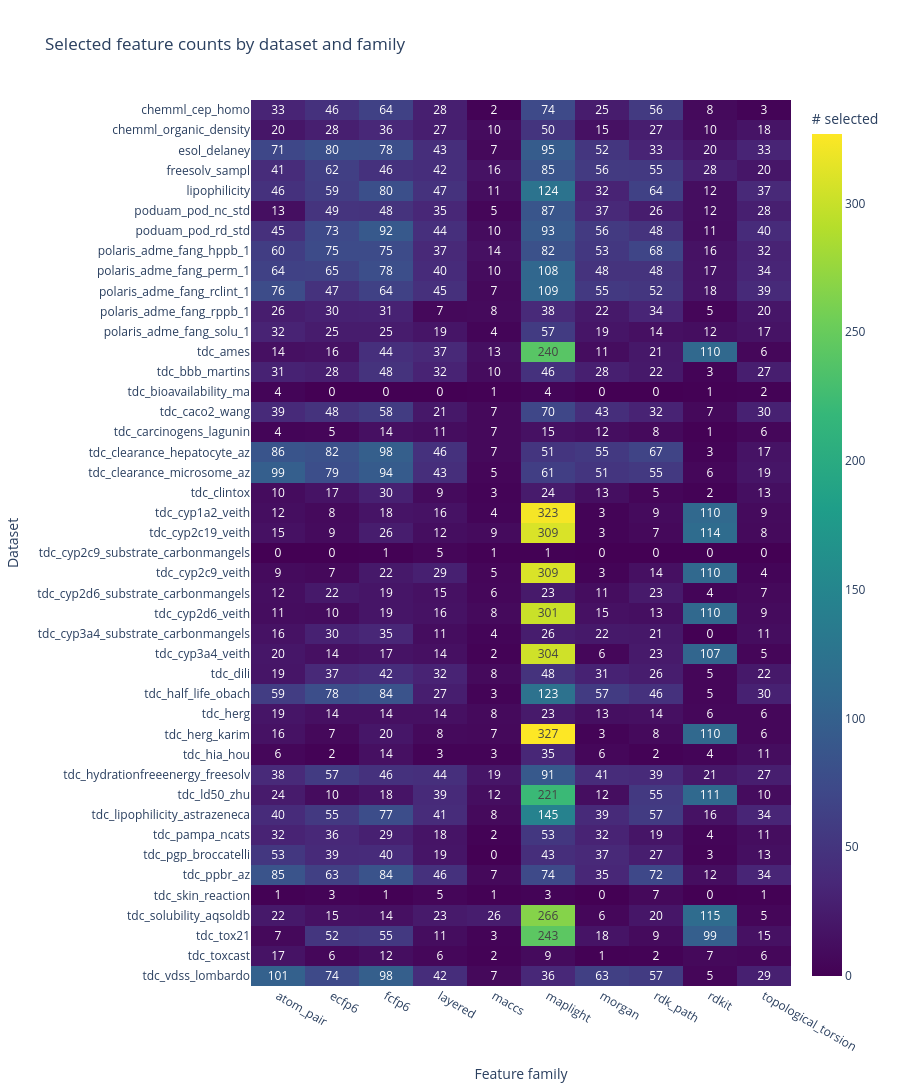
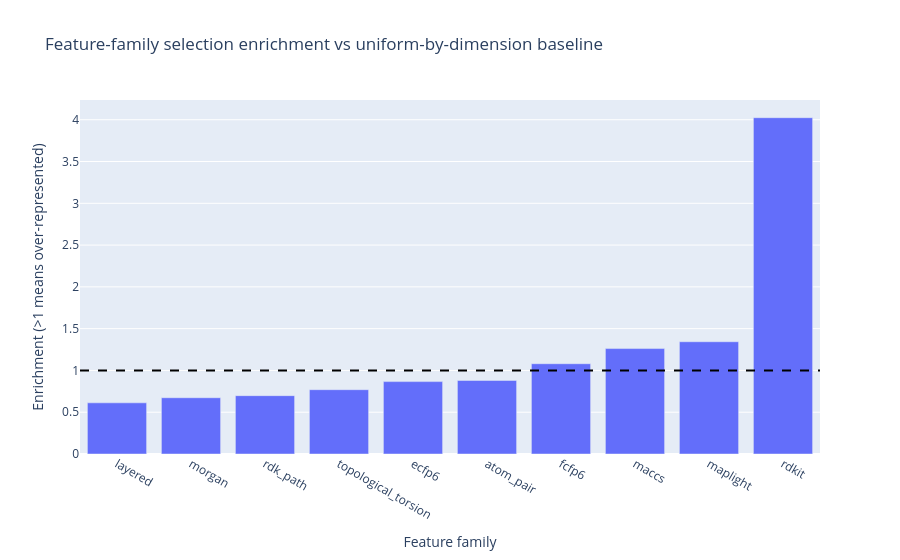

Source (notebook cell) for these figures, in order:
### Code cell
# Feature-family representation analysis from selector outputs

feature_family_drop_presence_threshold = 0.20
feature_family_drop_enrichment_threshold = 0.25
feature_family_drop_selected_total_threshold = 25
feature_family_watch_enrichment_threshold = 0.35


def feature_family_from_name(feature_name):
    name = str(feature_name or "")
    if name.startswith("morgan_bit_"):
        return "morgan"
    if name.startswith("ecfp6_bit_"):
        return "ecfp6"
    if name.startswith("fcfp6_bit_"):
        return "fcfp6"
    if name.startswith("layered_bit_"):
        return "layered"
    if name.startswith("atom_pair_bit_"):
        return "atom_pair"
    if name.startswith("topological_torsion_bit_"):
        return "topological_torsion"
    if name.startswith("rdk_path_bit_"):
        return "rdk_path"
    if name.startswith("maccs_bit_"):
        return "maccs"
    if name.startswith("rdkit_"):
        return "rdkit"
    if (
        name.startswith("maplight_morgan_")
        or name.startswith("avalon_count_")
        or name.startswith("erg_")
        or name.startswith("maplight_desc_")
    ):
        return "maplight"
    return "other"


def infer_feature_col(frame):
    return pick_column(frame.columns, ["feature", "Feature", "name"])


def infer_magnitude_col(frame):
    if "abs_coefficient" in frame.columns:
        return "abs_coefficient"
    if "importance" in frame.columns:
        return "importance"
    if "coefficient" in frame.columns:
        return "coefficient"
    return None


selector_rows = []
missing_selector_artifacts = []
for dataset_dir in sorted([p for p in RUN_DIR.iterdir() if p.is_dir()]):
    dataset_name = dataset_dir.name
    selected_path = dataset_dir / "selected_features.csv"
    coeff_path = dataset_dir / "selector_coefficients.csv"
    if not selected_path.exists() or not coeff_path.exists():
        missing_selector_artifacts.append(dataset_name)
        continue

    try:
        selected_df = pd.read_csv(selected_path)
        coeff_df = pd.read_csv(coeff_path)
    except Exception as exc:
        missing_selector_artifacts.append(f"{dataset_name} ({type(exc).__name__})")
        continue

    feature_col = infer_feature_col(coeff_df)
    if feature_col is None:
        missing_selector_artifacts.append(f"{dataset_name} (no feature column)")
        continue

    selected_feature_col = infer_feature_col(selected_df)
    selected_set = set()
    if selected_feature_col is not None:
        selected_set = set(selected_df[selected_feature_col].astype(str).tolist())

    coeff_work = coeff_df.copy()
    coeff_work["feature"] = coeff_work[feature_col].astype(str)
    coeff_work["feature_family"] = coeff_work["feature"].map(feature_family_from_name)
    coeff_work["is_selected"] = coeff_work["feature"].isin(selected_set)

    magnitude_col = infer_magnitude_col(coeff_work)
    if magnitude_col is None:
        coeff_work["feature_magnitude"] = np.nan
    elif magnitude_col == "coefficient":
        coeff_work["feature_magnitude"] = pd.to_numeric(coeff_work[magnitude_col], errors="coerce").abs()
    else:
        coeff_work["feature_magnitude"] = pd.to_numeric(coeff_work[magnitude_col], errors="coerce")

    grouped = coeff_work.groupby("feature_family", dropna=False)
    for family_name, family_df in grouped:
        selected_mask = family_df["is_selected"].astype(bool)
        selector_rows.append(
            {
                "dataset": dataset_name,
                "feature_family": str(family_name),
                "available_features": int(len(family_df)),
                "selected_features": int(selected_mask.sum()),
                "selected_magnitude_sum": float(
                    family_df.loc[selected_mask, "feature_magnitude"].fillna(0.0).sum()
                ),
            }
        )

if not selector_rows:
    display_note("No selector feature artifacts were found in this run; skipping feature-family representation analysis.")
else:
    selector_family_df = pd.DataFrame(selector_rows)

    family_summary = (
        selector_family_df.groupby("feature_family", dropna=False)
        .agg(
            datasets_with_family=("dataset", "nunique"),
            datasets_selected=("selected_features", lambda s: int((pd.to_numeric(s, errors="coerce").fillna(0) > 0).sum())),
            available_features_total=("available_features", "sum"),
            selected_features_total=("selected_features", "sum"),
            mean_selected_per_dataset=("selected_features", "mean"),
            median_selected_per_dataset=("selected_features", "median"),
            selected_magnitude_total=("selected_magnitude_sum", "sum"),
        )
        .reset_index()
    )

    family_summary["dataset_presence_rate"] = family_summary["datasets_selected"] / family_summary["datasets_with_family"].replace(0, np.nan)
    family_summary["selection_rate"] = family_summary["selected_features_total"] / family_summary["available_features_total"].replace(0, np.nan)

    total_available = float(family_summary["available_features_total"].sum())
    total_selected = float(family_summary["selected_features_total"].sum())
    total_magnitude = float(family_summary["selected_magnitude_total"].sum())

    if total_available > 0 and total_selected > 0:
        family_summary["expected_selected_if_uniform"] = family_summary["available_features_total"] / total_available * total_selected
        family_summary["enrichment_vs_uniform"] = family_summary["selected_features_total"] / family_summary["expected_selected_if_uniform"].replace(0, np.nan)
    else:
        family_summary["expected_selected_if_uniform"] = np.nan
        family_summary["enrichment_vs_uniform"] = np.nan

    family_summary["selected_share"] = family_summary["selected_features_total"] / max(total_selected, 1.0)
    family_summary["selected_magnitude_share"] = family_summary["selected_magnitude_total"] / max(total_magnitude, 1.0)

    family_summary = family_summary.sort_values(["selected_features_total", "selection_rate"], ascending=[False, False]).reset_index(drop=True)

    display_note("### Feature-Family Representation In Selected Features")
    display(family_summary)

    selected_heatmap = (
        selector_family_df.pivot_table(
            index="dataset",
            columns="feature_family",
            values="selected_features",
            aggfunc="sum",
            fill_value=0,
        )
        .sort_index()
    )

    fig = px.imshow(
        selected_heatmap,
        aspect="auto",
        color_continuous_scale="Viridis",
        labels={"x": "Feature family", "y": "Dataset", "color": "# selected"},
        title="Selected feature counts by dataset and family",
        text_auto=True,
    )
    fig.update_layout(height=max(420, 45 * len(selected_heatmap.index)))
    fig.show()

    enrich_plot_df = family_summary.sort_values("enrichment_vs_uniform", ascending=True)
    fig = px.bar(
        enrich_plot_df,
        x="feature_family",
        y="enrichment_vs_uniform",
        hover_data=["selected_features_total", "available_features_total", "dataset_presence_rate", "selection_rate"],
        title="Feature-family selection enrichment vs uniform-by-dimension baseline",
    )
    fig.add_hline(y=1.0, line_dash="dash", line_color="black")
    fig.update_layout(xaxis_title="Feature family", yaxis_title="Enrichment (>1 means over-represented)")
    fig.show()

    drop_candidates = family_summary.loc[
        (family_summary["dataset_presence_rate"].fillna(0.0) <= float(feature_family_drop_presence_threshold))
        & (family_summary["enrichment_vs_uniform"].fillna(np.inf) <= float(feature_family_drop_enrichment_threshold))
        & (family_summary["selected_features_total"].fillna(0.0) <= float(feature_family_drop_selected_total_threshold))
    ].copy()

    watchlist = family_summary.loc[
        (family_summary["enrichment_vs_uniform"].fillna(np.inf) <= float(feature_family_watch_enrichment_threshold))
        & (family_summary["dataset_presence_rate"].fillna(0.0) >= 0.5)
    ].copy()

    if drop_candidates.empty:
        display_note(
            "No feature family met the strict drop-candidate rule in this run. "
            "That means no family looked both rare across datasets and consistently unselected."
        )
    else:
        display_note("### Suggested drop candidates (strict rule)")
        display(
            drop_candidates[[
                "feature_family",
                "datasets_selected",
                "datasets_with_family",
                "dataset_presence_rate",
                "selected_features_total",
                "available_features_total",
                "selection_rate",
                "enrichment_vs_uniform",
            ]].sort_values(["dataset_presence_rate", "selected_features_total"], ascending=[True, True]).reset_index(drop=True)
        )

    if not watchlist.empty:
        display_note("### Watchlist: under-enriched but still used across many datasets")
        display(
            watchlist[[
                "feature_family",
                "datasets_selected",
                "datasets_with_family",
                "dataset_presence_rate",
                "selected_features_total",
                "available_features_total",
                "selection_rate",
                "enrichment_vs_uniform",
            ]].sort_values("enrichment_vs_uniform", ascending=True).reset_index(drop=True)
        )

    if missing_selector_artifacts:
        display_note(
            "Selector artifacts were missing for some datasets and were excluded from this section: "
            + ", ".join(sorted(set(missing_selector_artifacts)))
        )

### Figure 1 — Plotly figure (JSON) as saved in the notebook; plotly's stock layout.template omitted (floating-point values rounded to 4 significant figures; data arrays with more than 128 entries replaced by an {"elided": "..."} marker saying what was removed)
{"data": [{"coloraxis": "coloraxis", "hovertemplate": "Feature family: %{x}<br>Dataset: %{y}<br># selected: %{z}<extra></extra>", "name": "0", "texttemplate": "%{z}", "type": "heatmap", "x": ["atom_pair", "ecfp6", "fcfp6", "layered", "maccs", "maplight", "morgan", "rdk_path", "rdkit", "topological_torsion"], "xaxis": "x", "y": ["chemml_cep_homo", "chemml_organic_density", "esol_delaney", "freesolv_sampl", "lipophilicity", "poduam_pod_nc_std", "poduam_pod_rd_std", "polaris_adme_fang_hppb_1", "polaris_adme_fang_perm_1", "polaris_adme_fang_rclint_1", "polaris_adme_fang_rppb_1", "polaris_adme_fang_solu_1", "tdc_ames", "tdc_bbb_martins", "tdc_bioavailability_ma", "tdc_caco2_wang", "tdc_carcinogens_lagunin", "tdc_clearance_hepatocyte_az", "tdc_clearance_microsome_az", "tdc_clintox", "tdc_cyp1a2_veith", "tdc_cyp2c19_veith", "tdc_cyp2c9_substrate_carbonmangels", "tdc_cyp2c9_veith", "tdc_cyp2d6_substrate_carbonmangels", "tdc_cyp2d6_veith", "tdc_cyp3a4_substrate_carbonmangels", "tdc_cyp3a4_veith", "tdc_dili", "tdc_half_life_obach", "tdc_herg", "tdc_herg_karim", "tdc_hia_hou", "tdc_hydrationfreeenergy_freesolv", "tdc_ld50_zhu", "tdc_lipophilicity_astrazeneca", "tdc_pampa_ncats", "tdc_pgp_broccatelli", "tdc_ppbr_az", "tdc_skin_reaction", "tdc_solubility_aqsoldb", "tdc_tox21", "tdc_toxcast", "tdc_vdss_lombardo"], "yaxis": "y", "z": {"elided": "44x10 int values"}}], "layout": {"coloraxis": {"colorbar": {"title": {"text": "# selected"}}, "colorscale": [[0, "#440154"], [0.1111, "#482878"], [0.2222, "#3e4989"], [0.3333, "#31688e"], [0.4444, "#26828e"], [0.5556, "#1f9e89"], [0.6667, "#35b779"], [0.7778, "#6ece58"], [0.8889, "#b5de2b"], [1, "#fde725"]]}, "height": 1980, "title": {"text": "Selected feature counts by dataset and family"}, "xaxis": {"anchor": "y", "domain": [0, 1], "title": {"text": "Feature family"}}, "yaxis": {"anchor": "x", "autorange": "reversed", "domain": [0, 1], "title": {"text": "Dataset"}}}}

### Figure 2 — Plotly figure (JSON) as saved in the notebook; plotly's stock layout.template omitted (floating-point values rounded to 4 significant figures)
{"data": [{"customdata": [[1109.0, 43620.0, 0.9773, 0.02542], [1140.0, 40780.0, 0.9318, 0.02795], [1305.0, 45040.0, 0.9545, 0.02898], [754.0, 23600.0, 0.9773, 0.03196], [1562.0, 43440.0, 0.9545, 0.03596], [1448.0, 39610.0, 0.9773, 0.03656], [1908.0, 42540.0, 0.9773, 0.04485], [312.0, 5957.0, 0.9773, 0.05238], [4849.0, 86950.0, 1.0, 0.05577], [1380.0, 8260.0, 0.9318, 0.1671]], "hovertemplate": "feature_family=%{x}<br>enrichment_vs_uniform=%{y}<br>selected_features_total=%{customdata[0]}<br>available_features_total=%{customdata[1]}<br>dataset_presence_rate=%{customdata[2]}<br>selection_rate=%{customdata[3]}<extra></extra>", "legendgroup": "", "marker": {"color": "#636efa", "pattern": {"shape": ""}}, "name": "", "orientation": "v", "showlegend": false, "textposition": "auto", "type": "bar", "x": ["layered", "morgan", "rdk_path", "topological_torsion", "ecfp6", "atom_pair", "fcfp6", "maccs", "maplight", "rdkit"], "xaxis": "x", "y": [0.6124, 0.6733, 0.698, 0.7697, 0.8662, 0.8806, 1.08, 1.262, 1.343, 4.024], "yaxis": "y"}], "layout": {"barmode": "relative", "legend": {"tracegroupgap": 0}, "shapes": [{"line": {"color": "black", "dash": "dash"}, "type": "line", "x0": 0, "x1": 1, "xref": "x domain", "y0": 1, "y1": 1, "yref": "y"}], "title": {"text": "Feature-family selection enrichment vs uniform-by-dimension baseline"}, "xaxis": {"anchor": "y", "domain": [0, 1], "title": {"text": "Feature family"}}, "yaxis": {"anchor": "x", "domain": [0, 1], "title": {"text": "Enrichment (>1 means over-represented)"}}}}
